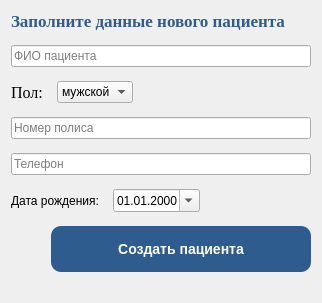
                                    <widget class="QWidget" name="addPatientPage">
                                        <layout class="QVBoxLayout" name="addPatientLayout">
                                            <property name="spacing">
                                                <number>14</number>
                                            </property>

                                            <item>
                                                <widget class="QLabel">
                                                    <property name="font">
                                                        <font>
                                                            <family>Times New Roman</family>
                                                            <pointsize>13</pointsize>
                                                            <bold>true</bold>
                                                        </font>
                                                    </property>
                                                    <property name="styleSheet">
                                                        <string notr="true">color: #2F5C8F;</string>
                                                    </property>
                                                    <property name="text">
                                                        <string>Заполните данные нового пациента</string>
                                                    </property>
                                                </widget>
                                            </item>

                                            <item>
                                                <widget class="QLineEdit" name="newPatientFullName">
                                                    <property name="minimumHeight">
                                                        <number>42</number>
                                                    </property>
                                                    <property name="placeholderText">
                                                        <string>ФИО пациента</string>
                                                    </property>
                                                </widget>
                                            </item>

                                            <item>
                                                <layout class="QHBoxLayout" name="genderRow">
                                                    <item>
                                                        <widget class="QLabel">
                                                            <property name="text">
                                                                <string>Пол:</string>
                                                            </property>
                                                            <property name="font">
                                                                <font>
                                                                    <family>Times New Roman</family>
                                                                    <pointsize>12</pointsize>
                                                                </font>
                                                            </property>
                                                        </widget>
                                                    </item>
                                                    <item>
                                                        <widget class="QComboBox" name="newPatientGender">
                                                            <property name="minimumHeight">
                                                                <number>42</number>
                                                            </property>
                                                            <property name="minimumWidth">
                                                                <number>200</number>
                                                            </property>
                                                            <item>
                                                                <property name="text">
                                                                    <string>мужской</string>
                                                                </property>
                                                            </item>
                                                            <item>
                                                                <property name="text">
                                                                    <string>женский</string>
                                                                </property>
                                                            </item>
                                                        </widget>
                                                    </item>
                                                    <item>
                                                        <spacer name="genderSpacer">
                                                            <property name="orientation">
                                                                <enum>Qt::Horizontal</enum>
                                                            </property>
                                                            <property name="sizeHint" stdset="0">
                                                                <size>
                                                                    <width>40</width>
                                                                    <height>20</height>
                                                                </size>
                                                            </property>
                                                        </spacer>
                                                    </item>
                                                </layout>
                                            </item>

                                            <item>
                                                <widget class="QLineEdit" name="newPatientPolicy">
                                                    <property name="minimumHeight">
                                                        <number>42</number>
                                                    </property>
                                                    <property name="placeholderText">
                                                        <string>Номер полиса</string>
                                                    </property>
                                                </widget>
                                            </item>

                                            <item>
                                                <widget class="QLineEdit" name="newPatientPhone">
                                                    <property name="minimumHeight">
                                                        <number>42</number>
                                                    </property>
                                                    <property name="placeholderText">
                                                        <string>Телефон</string>
                                                    </property>
                                                </widget>
                                            </item>

                                            <item>
                                                <layout class="QHBoxLayout" name="birthRow">
                                                    <item>
                                                        <widget class="QLabel">
                                                            <property name="text">
                                                                <string>Дата рождения:</string>
                                                            </property>
                                                        </widget>
                                                    </item>
                                                    <item>
                                                        <widget class="QDateEdit" name="newPatientBirthDate">
                                                            <property name="minimumHeight">
                                                                <number>42</number>
                                                            </property>
                                                            <property name="displayFormat">
                                                                <string>dd.MM.yyyy</string>
                                                            </property>
                                                            <property name="calendarPopup">
                                                                <bool>true</bool>
                                                            </property>
                                                        </widget>
                                                    </item>
                                                    <item>
                                                        <spacer name="birthSpacer">
                                                            <property name="orientation">
                                                                <enum>Qt::Horizontal</enum>
                                                            </property>
                                                            <property name="sizeHint" stdset="0">
                                                                <size>
                                                                    <width>40</width>
                                                                    <height>20</height>
                                                                </size>
                                                            </property>
                                                        </spacer>
                                                    </item>
                                                </layout>
                                            </item>

                                            <item>
                                                <layout class="QHBoxLayout" name="addPatientBtnRow">
                                                    <item>
                                                        <spacer name="addPatientBtnSpacer">
                                                            <property name="orientation">
                                                                <enum>Qt::Horizontal</enum>
                                                            </property>
                                                            <property name="sizeHint" stdset="0">
                                                                <size>
                                                                    <width>40</width>
                                                                    <height>20</height>
                                                                </size>
                                                            </property>
                                                        </spacer>
                                                    </item>
                                                    <item>
                                                        <widget class="QPushButton" name="createPatientBtn">
                                                            <property name="minimumSize">
                                                                <size>
                                                                    <width>260</width>
                                                                    <height>46</height>
                                                                </size>
                                                            </property>
                                                            <property name="styleSheet">
                                                                <string notr="true">QPushButton { background-color:
                                                                    #2F5C8F; color: #FFFFFF; border: none;
                                                                    border-radius: 10px; font-family: "Times New Roman";
                                                                    font-size: 14px; font-weight: bold; }
                                                                    QPushButton:hover { background-color: #1E4470; }
                                                                </string>
                                                            </property>
                                                            <property name="text">
                                                                <string>Создать пациента</string>
                                                            </property>
                                                        </widget>
                                                    </item>
                                                </layout>
                                            </item>

                                            <item>
                                                <spacer name="addPatientBottomSpacer">
                                                    <property name="orientation">
                                                        <enum>Qt::Vertical</enum>
                                                    </property>
                                                    <property name="sizeHint" stdset="0">
                                                        <size>
                                                            <width>20</width>
                                                            <height>20</height>
                                                        </size>
                                                    </property>
                                                </spacer>
                                            </item>
                                        </layout>
                                    </widget>
